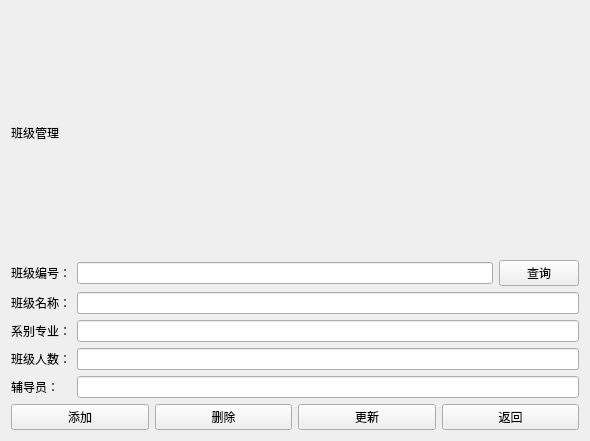
<?xml version="1.0" encoding="UTF-8"?>
<ui version="4.0">
 <class>classmanage</class>
 <widget class="QWidget" name="classmanage">
  <property name="geometry">
   <rect>
    <x>0</x>
    <y>0</y>
    <width>590</width>
    <height>441</height>
   </rect>
  </property>
  <property name="windowTitle">
   <string>Form</string>
  </property>
  <layout class="QVBoxLayout" name="verticalLayout_3">
   <item>
    <widget class="QLabel" name="label">
     <property name="styleSheet">
      <string notr="true">font: 20pt &quot;Arial&quot;;</string>
     </property>
     <property name="text">
      <string>班级管理</string>
     </property>
    </widget>
   </item>
   <item>
    <layout class="QHBoxLayout" name="horizontalLayout_3">
     <item>
      <widget class="QLabel" name="label_2">
       <property name="text">
        <string>班级编号：</string>
       </property>
      </widget>
     </item>
     <item>
      <widget class="QLineEdit" name="class_classIDlineEdit"/>
     </item>
     <item>
      <widget class="QPushButton" name="class_querypushButton">
       <property name="text">
        <string>查询</string>
       </property>
      </widget>
     </item>
    </layout>
   </item>
   <item>
    <layout class="QHBoxLayout" name="horizontalLayout">
     <item>
      <layout class="QVBoxLayout" name="verticalLayout_2">
       <item>
        <widget class="QLabel" name="label_3">
         <property name="text">
          <string>班级名称：</string>
         </property>
        </widget>
       </item>
       <item>
        <widget class="QLabel" name="label_4">
         <property name="text">
          <string>系别专业：</string>
         </property>
        </widget>
       </item>
       <item>
        <widget class="QLabel" name="label_5">
         <property name="text">
          <string>班级人数：</string>
         </property>
        </widget>
       </item>
       <item>
        <widget class="QLabel" name="label_6">
         <property name="text">
          <string>辅导员：</string>
         </property>
        </widget>
       </item>
      </layout>
     </item>
     <item>
      <layout class="QVBoxLayout" name="verticalLayout">
       <item>
        <widget class="QLineEdit" name="class_classnamelineEdit"/>
       </item>
       <item>
        <widget class="QLineEdit" name="class_majorlineEdit"/>
       </item>
       <item>
        <widget class="QLineEdit" name="class_membernumlineEdit"/>
       </item>
       <item>
        <widget class="QLineEdit" name="instructorlineEdit"/>
       </item>
      </layout>
     </item>
    </layout>
   </item>
   <item>
    <layout class="QHBoxLayout" name="horizontalLayout_2">
     <item>
      <widget class="QPushButton" name="class_addpushButton">
       <property name="text">
        <string>添加</string>
       </property>
      </widget>
     </item>
     <item>
      <widget class="QPushButton" name="class_deletepushButton">
       <property name="text">
        <string>删除</string>
       </property>
      </widget>
     </item>
     <item>
      <widget class="QPushButton" name="class_upadatepushButton">
       <property name="text">
        <string>更新</string>
       </property>
      </widget>
     </item>
     <item>
      <widget class="QPushButton" name="class_backpushButton">
       <property name="text">
        <string>返回</string>
       </property>
      </widget>
     </item>
    </layout>
   </item>
  </layout>
 </widget>
 <resources/>
 <connections/>
</ui>
